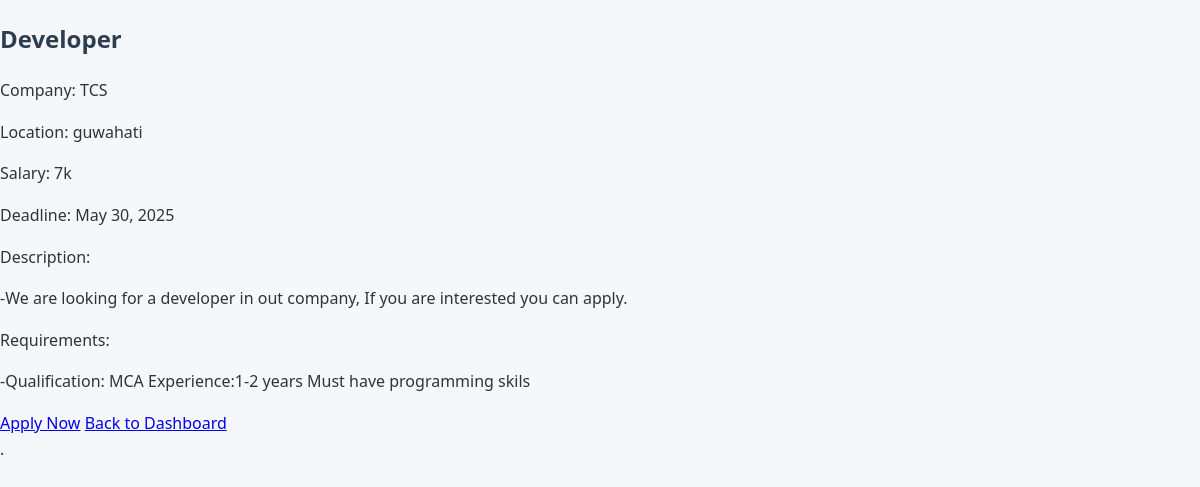
Screenshot of /job_details.php?id=3 with the database file from the repository.
### tables this page shows
CREATE TABLE `jobs` (
  `id` int(11) NOT NULL,
  `title` varchar(100) NOT NULL,
  `company` varchar(100) NOT NULL,
  `description` text DEFAULT NULL,
  `requirements` text DEFAULT NULL,
  `location` varchar(100) DEFAULT NULL,
  `posted_at` timestamp NOT NULL DEFAULT current_timestamp(),
  `deadline` date DEFAULT NULL,
  `salary` varchar(50) DEFAULT NULL,
  `job_type` enum('Full-time','Part-time','Contract','Internship') DEFAULT NULL,
  `is_active` tinyint(1) DEFAULT 1
);

### job_details.php (the view, shortened to what this page needs)
<?php
$conn = new mysqli("localhost", "root", "", "job_portal");
if (isset($_GET['id'])) {
    $job_id = $_GET['id'];
    $stmt = $conn->prepare("SELECT * FROM jobs WHERE id = ?");
    $stmt->bind_param("i", $job_id);
    $stmt->execute();
    $result = $stmt->get_result();
    $job = $result->fetch_assoc();
} else {
    header("Location: student_dashboard.php");
    exit();
}
?>
<!DOCTYPE html>
<html lang="en">
<head>
    <link rel="stylesheet" href="style.css">
</head>
<body>
    <div class="job-details-container">
        <h2><?php echo htmlspecialchars($job['title']); ?></h2>
        <p>Company: <?php echo htmlspecialchars($job['company']); ?></p>
        <p>Location: <?php echo htmlspecialchars($job['location']); ?></p>
        <p>Salary: <?php echo htmlspecialchars($job['salary']); ?></p>
        <p>Deadline: <?php echo date('M d, Y', strtotime($job['deadline'])); ?></p>
        <p>Description:</p>
        <p>-<?php echo strip_tags($job['description']); ?></p>
        <p>Requirements:</p>
        <p>-<?php echo strip_tags($job['requirements']); ?></p>
        <div class="job-actions">
            <a href="apply.php?job_id=<?php echo $job['id']; ?>" class="apply-btn">Apply Now</a>
            <a href="student_dashboard.php" class="back-btn">Back to Dashboard</a>
        </div>
    </div>
</body>
</html>

### style.css (style rules this page uses)
body { font-family: 'Segoe UI', Tahoma, Geneva, Verdana, sans-serif; line-height: 1.6; margin: 0; padding: 0; color: #333; background-color: #f5f7fa; }
h1, h2, h3 { color: #2c3e50; }

### rows the page displays
jobs: title "Developer", company "TCS", location "guwahati", salary "7k", deadline "May 30, 2025", description "We are looking for a developer in out company, If you are interested you can apply.", requirements "Qualification: MCA Experience:1-2 years Must have programming skils"
